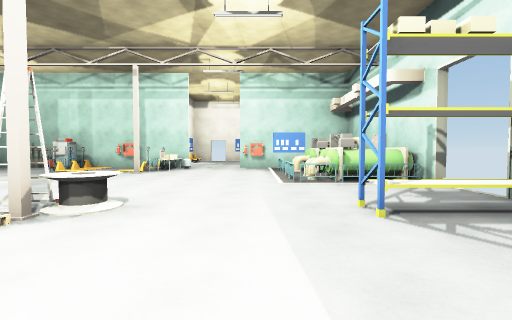
[1] (above)

24 first-person views from a walk through a scene from a Unity 3-D project. The camera is 1.3 m above the floor, tilts 2° down and sees 85° across. Doors are open. The floor is counted in squares, 2 m on a side. Each view is taken from the middle of a square. On the plan, view 1 faces up. The plan holds only what a view shows up to about 9 squares ahead; the rest is blank. The place goes on beyond the plan. The player is left out. Some surface patterns are stand-ins.

[2]
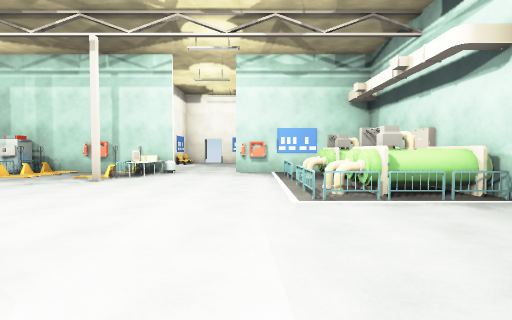

[3]
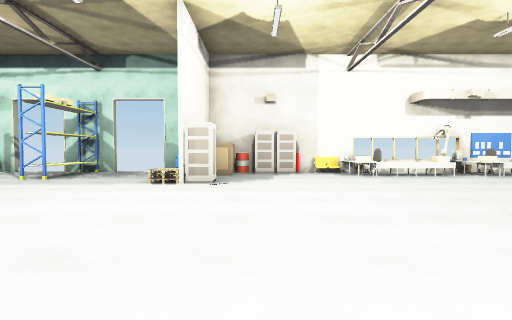

[4]
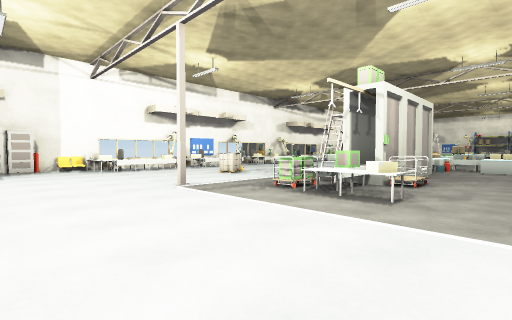

[5]
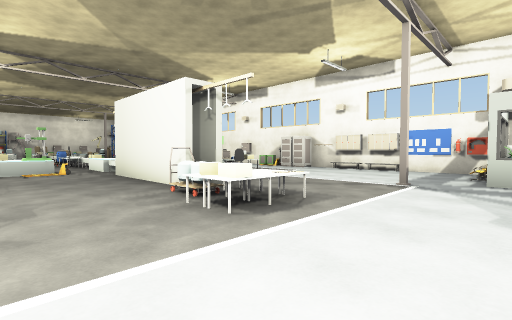

[6]
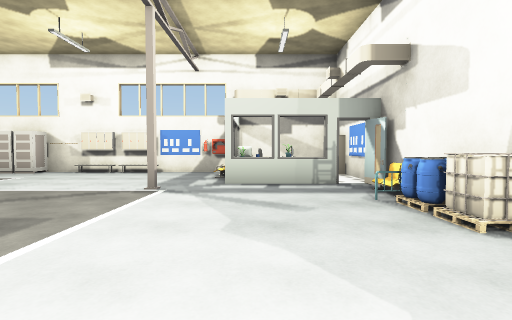

[7]
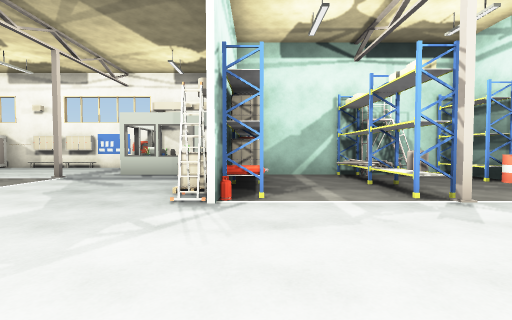

[8]
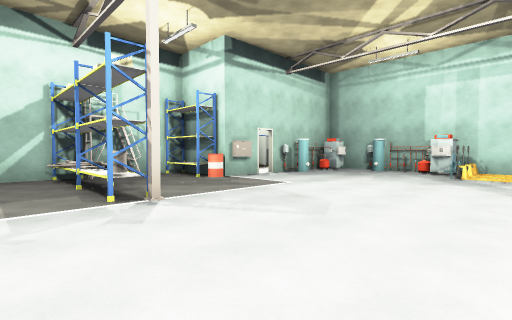

[9]
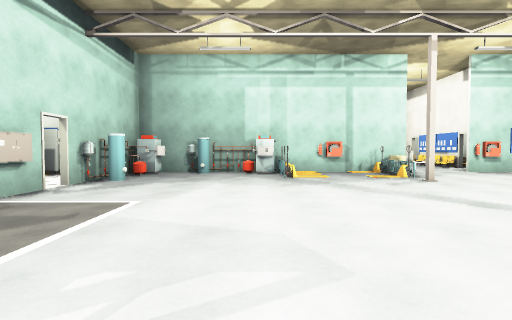

[10]
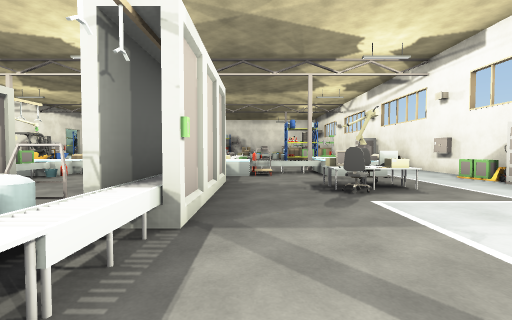

[11]
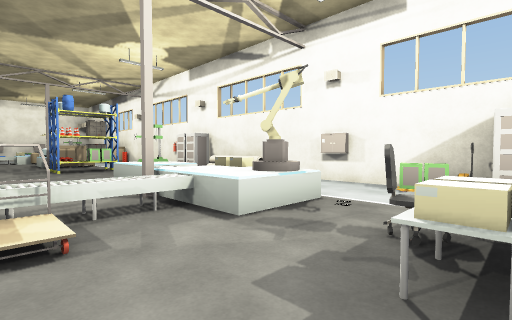

[12]
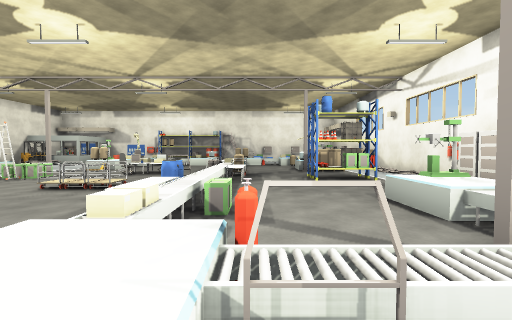

[13]
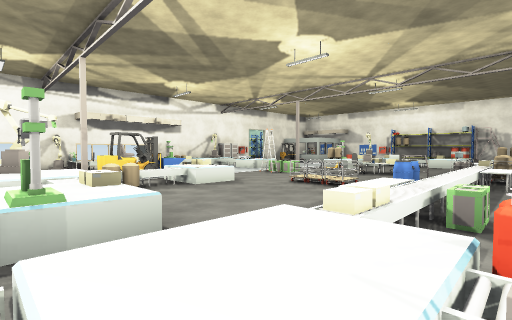

[14]
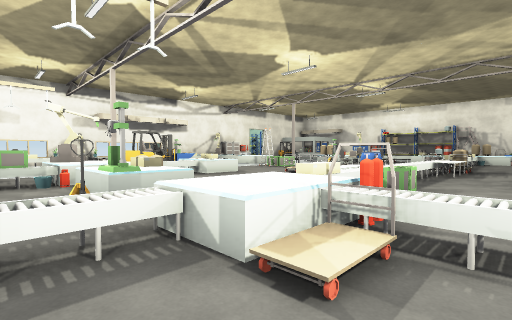

[15]
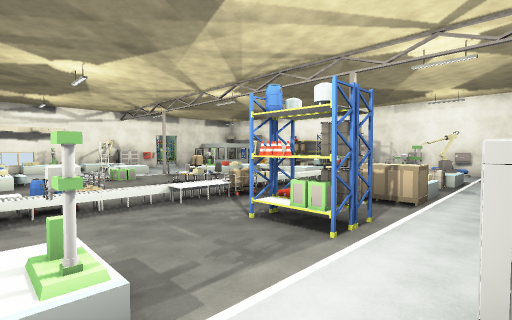

[16]
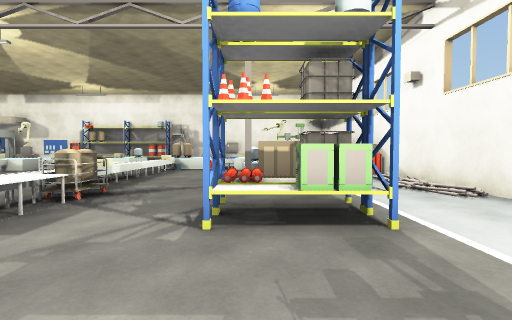

[17]
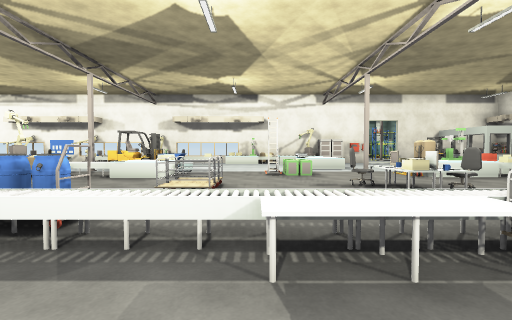

[18]
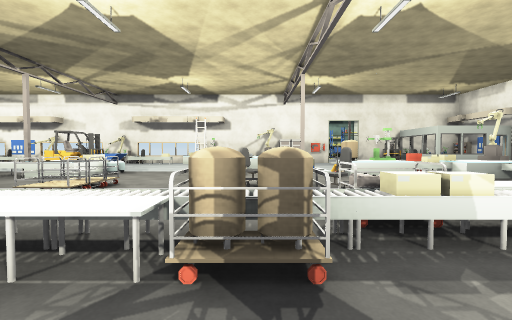

[19]
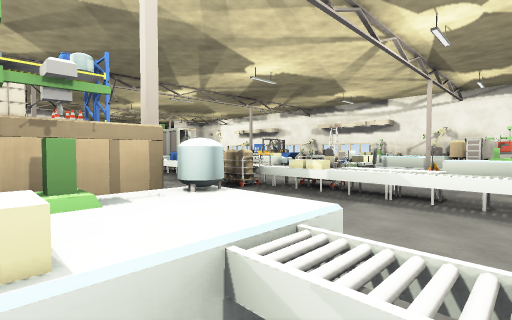

[20]
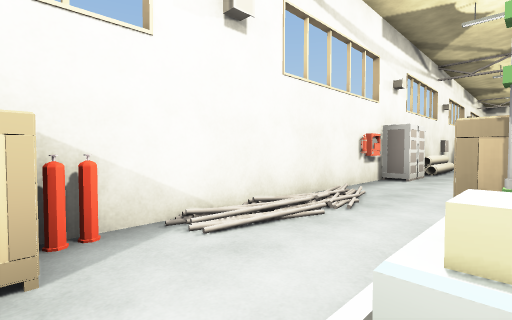

[21]
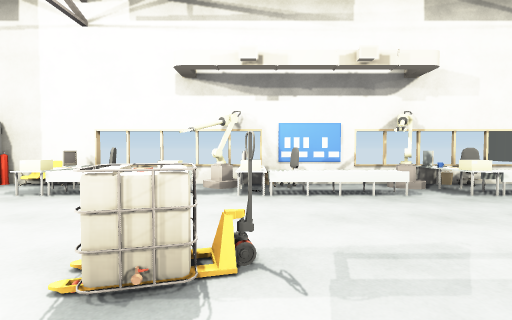

[22]
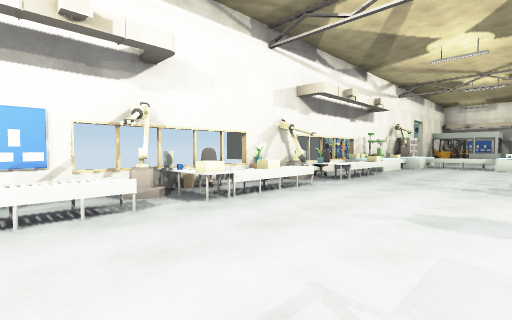

[23]
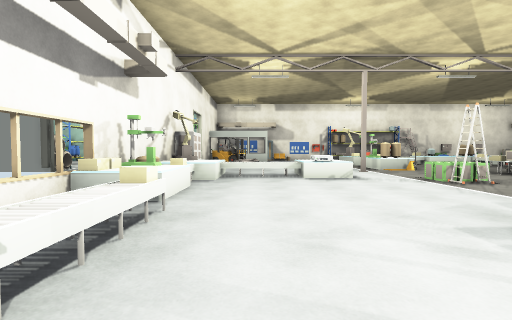

[24]
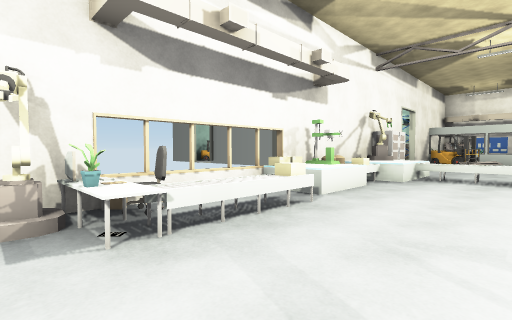

### Floor plan
Key: @ floor where view 1 was taken; # wall or solid block; . floor; / step, stairs or slope; D open door; = window, fence, low wall or low ledge; ^ raised ledge; O other object.
Columns run from 16 left of view 1 to 9 right of it. Each row starts with its distance up from view 1.
 11       ###    O..  #
 10       O.OOO.#OO.OO#
  9       O...OOOOO..OOO
  8      .O......O...OOO
  7      .D..........OOO
  6       O..........OOO
  5    #OOO............D
  4    ##..............D
  3    #OO.O.... .OO.OOO#
  2    #OOOOO...  .....D
  1    #..O.....  .....D
  0    #  OOO... ...@/  #
 -1 #OO##OOO... .....O O#
 -2 # O =O............OO#
 -3 # O =..............O#
 -4 #OO= .............O.#
 -5 #...O...O...O.O...OO#
 -6 #......OOO.OOO....O#=
 -7 #......OOO.OO..O..OO=
 -8 #......#..O##..OO.OO#
 -9 #...OO.O...#   ...OO#
-10 #O.OOO.#...#   ...O##
-11 #OO.O..O...O.. ...OO#
-12 #..O^./OOO^OOO....OO#
-13 #..O^^O^.OO^OO....OO#
-14 #..OO.OO....O=O....O#
-15 #/ ^...O....^ O...OO#
-16 #/ O..OO.... OO...O==
-17 #/.....OO...OOO...O==
-18 #O.....O.OO........O#
-19 #..O...O..........OO
-20 #.OOOO.O....OO....^O
-21 #/.OO.OOOOOO...OO^^O
-22 #/..O.OO.OOO..O ^.^O  DD##
-23 #/.OO..O.OO.OO. ...O
-24 #O.O^..O. ..OO   ..
-25 #OO.^..O.  .OO

Where each view was taken, in squares from view 1:
view 1: 0 up, 0 right, facing up
view 2: 2 up, 0 right, facing up
view 3: 2 down, 5 left, facing right
view 4: 2 down, 7 left, facing down-right
view 5: 3 down, 6 left, facing down-left
view 6: 3 down, 7 left, facing left
view 7: 0 up, 5 left, facing left
view 8: 1 up, 5 left, facing up-left
view 9: 2 up, 7 left, facing up
view 10: 5 down, 10 left, facing down
view 11: 10 down, 10 left, facing down-left
view 12: 12 down, 10 left, facing down
view 13: 12 down, 10 left, facing down-right
view 14: 11 down, 11 left, facing down-right
view 15: 16 down, 15 left, facing down-right
view 16: 17 down, 12 left, facing down
view 17: 19 down, 11 left, facing right
view 18: 21 down, 11 left, facing right
view 19: 25 down, 13 left, facing up-right
view 20: 25 down, 13 left, facing up-left
view 21: 8 down, 2 left, facing right
view 22: 9 down, 1 left, facing down-right
view 23: 14 down, 1 right, facing down
view 24: 14 down, 0 right, facing down-right
